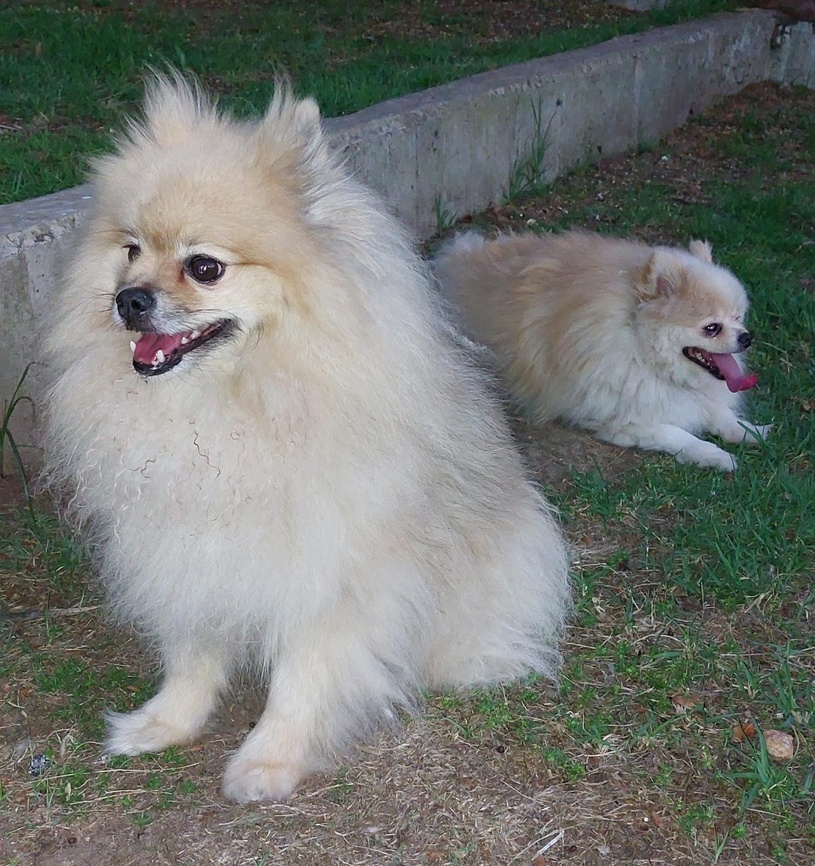
#> input picture shoobydooby.jpg, 815 x 866 px, shrunk from 1505 x 1600 before the run
$ python main.py
#> lines starting #> are read from the running program, lines starting #| are printed output that depends on the picture
### image_utils.py
from PIL import Image
from skimage.filters import median
from skimage.morphology import ball
import numpy as np
import matplotlib.pyplot as plt
from scipy.signal import convolve2d


def load_image(path):
#> called with path = 'shoobydooby.jpg'
    i = Image.open(path)
#> i is the input picture: PIL image 815x866 RGB; mean R, G, B 114.8, 118.4, 114
    return np.array(i)


def edge_detection(image):


    image = np.mean(image, axis=2)
    y_filter = np.array([[1,2,1],[0,0,0],[-1,-2,-1]])
    x_filter = np.array([[-1,0,1],[-2,0,2],[-1,0,1]])
    edgeX = convolve2d(image, x_filter, mode="same", boundary="fill")
    edgeY = convolve2d(image, y_filter, mode="same", boundary="fill")
    edgeMAG = (edgeX**2 + edgeY**2)**0.5

    return edgeMAG

### main.py


from PIL import Image
from skimage.filters import median
from skimage.morphology import ball
import numpy as np
import matplotlib.pyplot as plt
from scipy.signal import convolve2d

from image_utils import load_image , edge_detection

image = load_image('shoobydooby.jpg')
clean_image = median(image, ball(3))
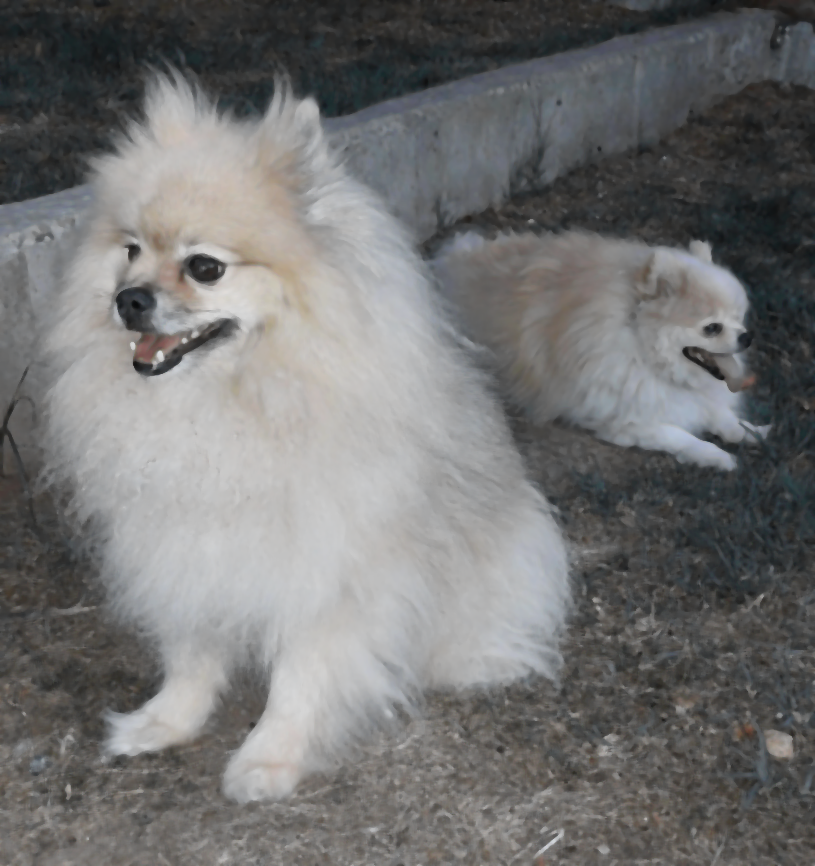
#> clean_image: shape (866, 815, 3); mean R, G, B 114.6, 114.6, 114.3
edge_detected_image = edge_detection(clean_image)
#> in edge_detection, `edgeX = convolve2d(image, x_filter, mode="same", boundary="fill")`:
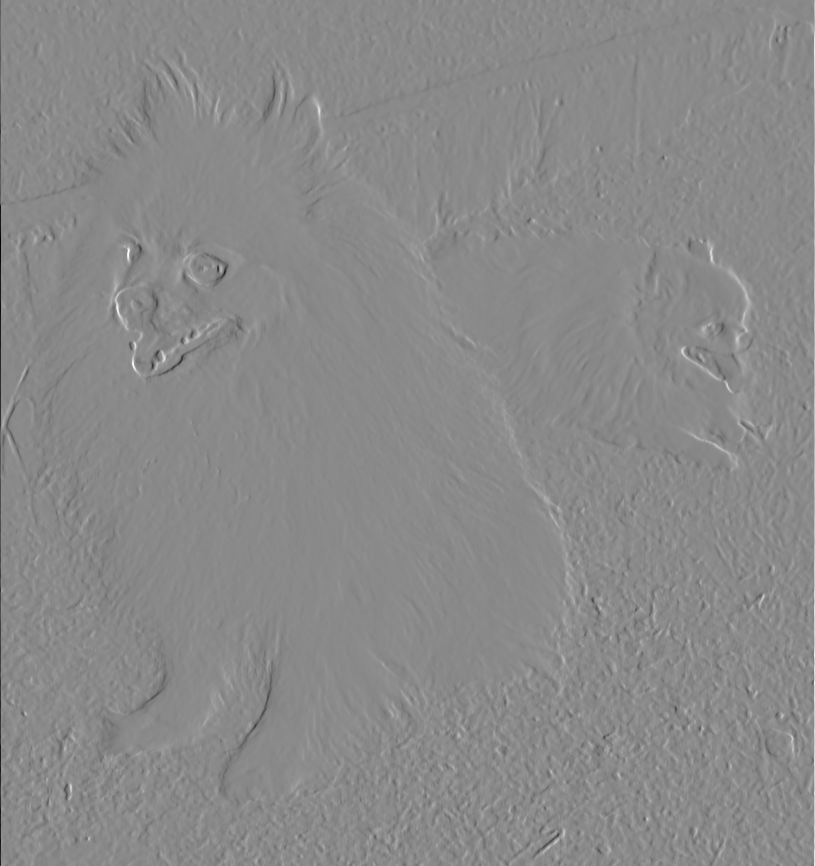
#> edgeX: shape (866, 815) float64; min -582, max 494.3, mean 0.1; drawn with min black and max white
#> in edge_detection, `edgeY = convolve2d(image, y_filter, mode="same", boundary="fill")`:
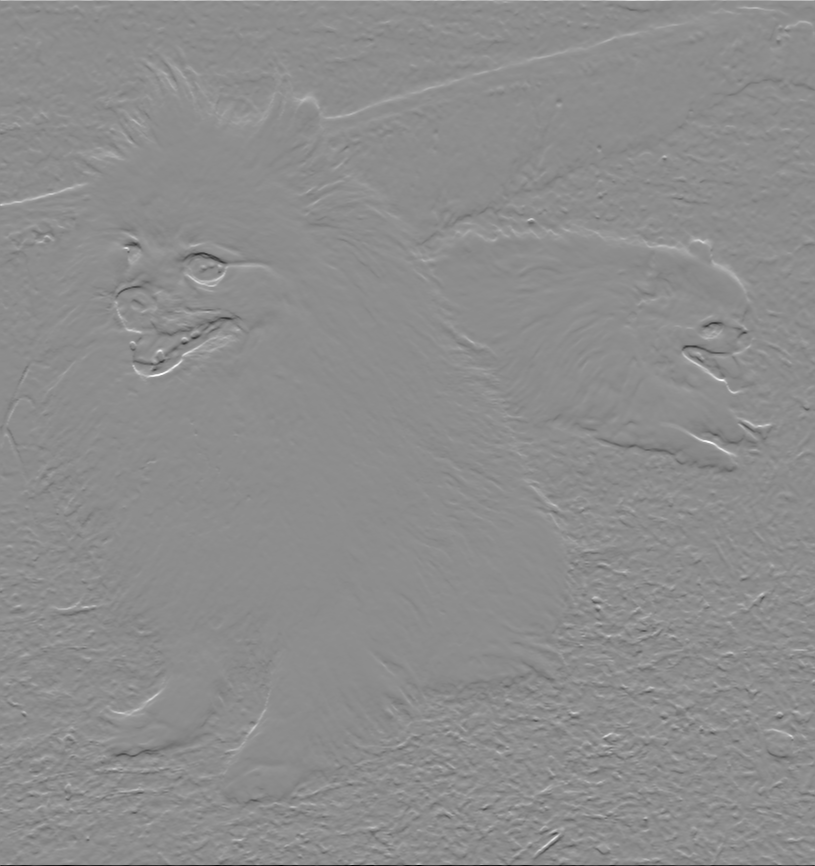
#> edgeY: shape (866, 815) float64; min -621, max 502, mean 0.3; drawn with min black and max white
#> in edge_detection, `edgeMAG = (edgeX**2 + edgeY**2)**0.5`:
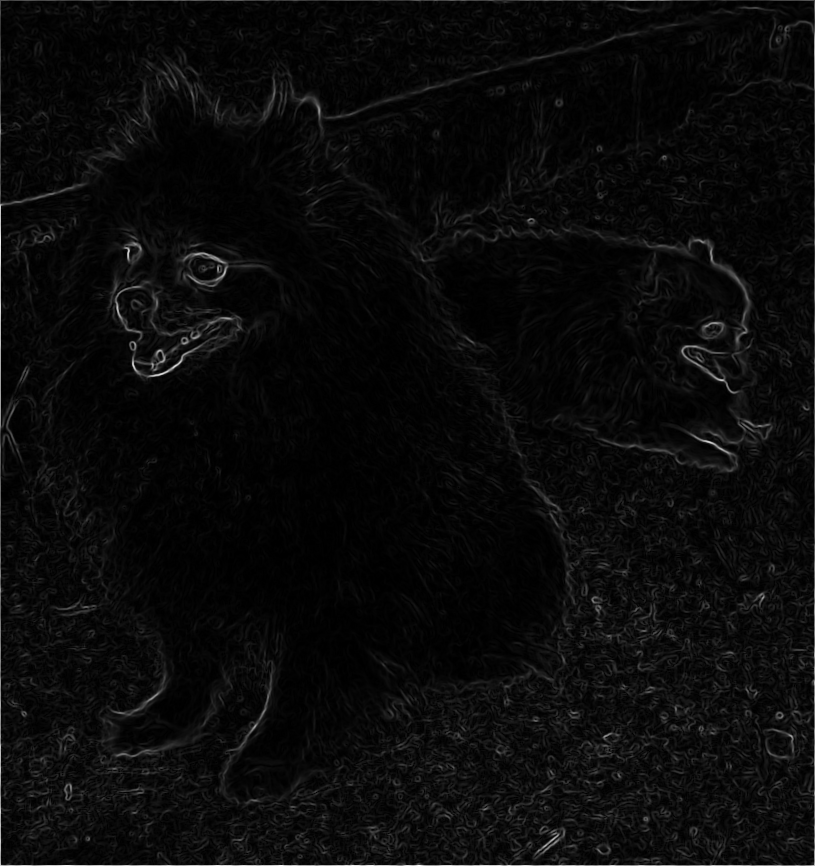
#> edgeMAG: shape (866, 815) float64; min 0, max 621.5, mean 25.7; drawn with min black and max white
edge_detected_image = edge_detected_image.astype(np.uint8) * 255
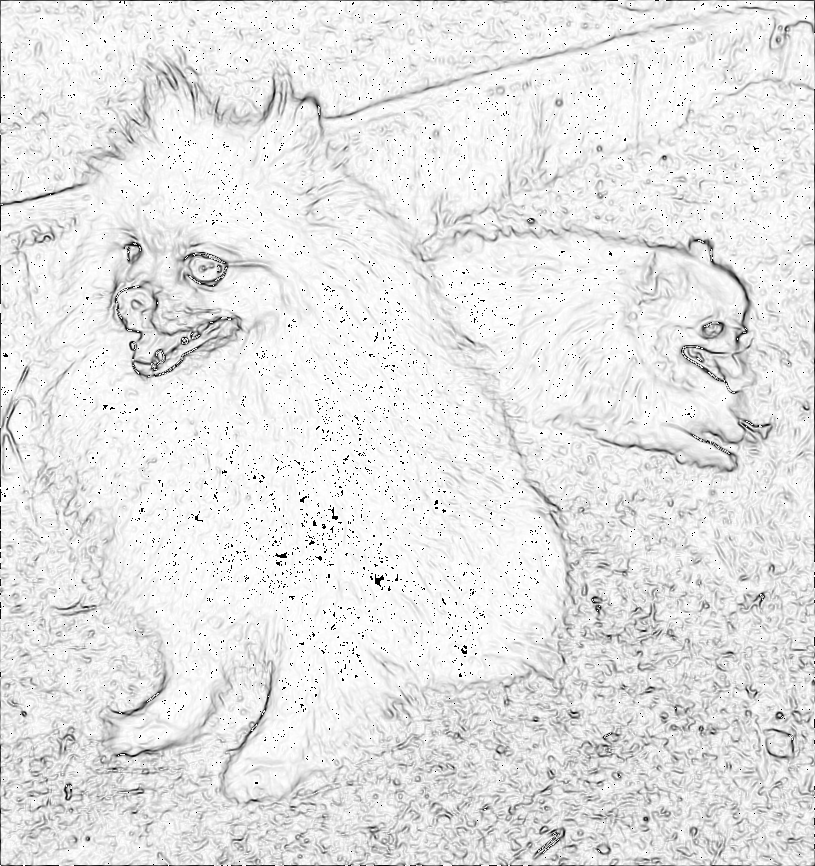
#> edge_detected_image: shape (866, 815); min 0, max 255, mean 229.9
edge_image = Image.fromarray(edge_detected_image)
edge_image.save('my_edges.png')
